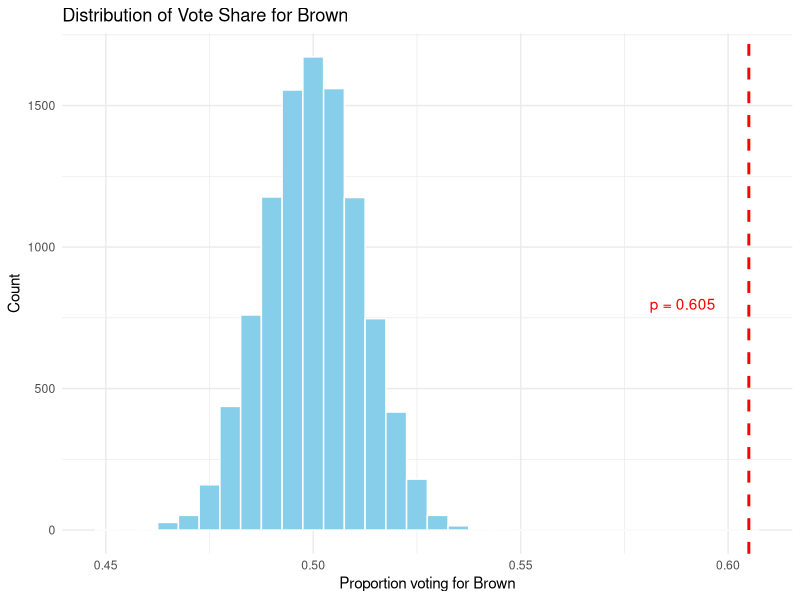
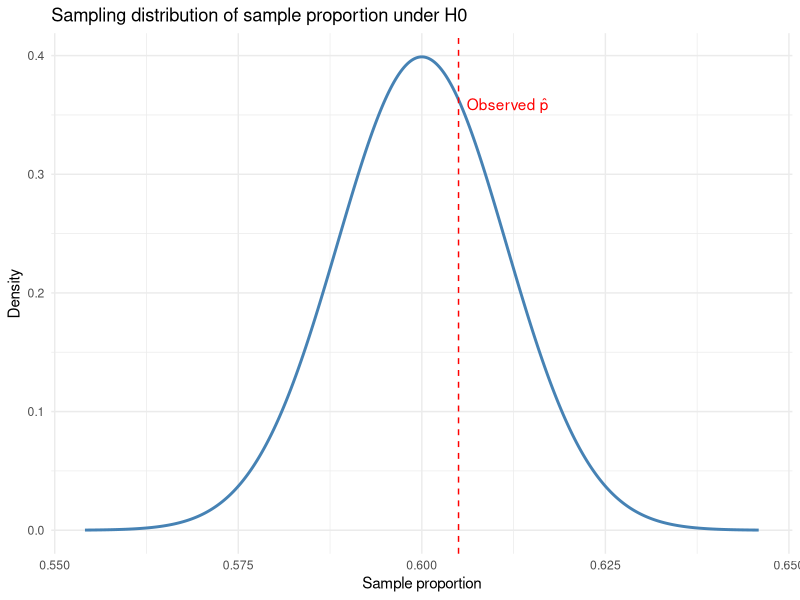
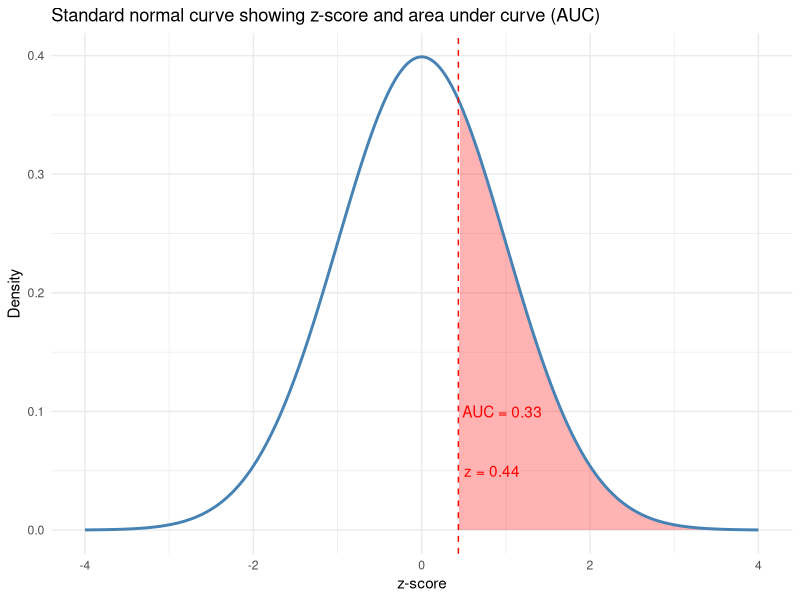

The R source for these figures, in order:
library(tidyverse)

# Sampling distributions and z-scores

set.seed(123) # reproducibility

# a tutorial on how to use ggplot:
# > https://r4ds.hadley.nz/data-visualize.html

#### how to simulate a test distribution, and compare it with an observed sample ####
# example 4.11 from the book

# Set parameters
n <- 1824       # number of voters
n_sim <- 10000  # number of simulated elections

# Simulate each election: number of votes for Brown
votes_Brown <- rbinom(n = n_sim, size = n, prob = 0.5)

# Compute proportion of votes for Brown
prop_Brown <- votes_Brown / n

# Basic summary
mean(prop_Brown)        # average vote share for Brown (should be close to 0.5)
sd(prop_Brown)          # standard deviation across simulations : sqrt(p*(1-p)/n) is an estimation (in practice we usually do not know the underlying pop's sd)

data <- data.frame(prop_Brown)

# Plot with ggplot2
ggplot(data, aes(x = prop_Brown)) +
  geom_histogram(binwidth = 0.005, fill = "skyblue", color = "white") +
  geom_vline(xintercept = 0.605, color = "red", linetype = "dashed", size = 1) +
  annotate("text", x = 0.605, y = 800, label = "p = 0.605", color = "red", hjust = 1.5) +
  labs(
    title = "Distribution of Vote Share for Brown",
    x = "Proportion voting for Brown",
    y = "Count"
  ) +
  theme_minimal()

# simpler version (how I would plot it quickly)
# ggplot(data, aes(x = prop_Brown)) +
#   geom_histogram(binwidth = 0.005, fill = "skyblue", color = "white") +
#   geom_vline(xintercept = 0.605, color = "red", linetype = "dashed", size = 1)


# calculation of a z-score:
p_hat <- 0.605 # observed probability in sample
p0 <- 0.5 # theoretical probability from population if votes are spread 50-50
n <- 1824 # sample size

# the formula is essentially an estimation of how big the deviation is:
# how many standard errors is the value observed from the mean
# this is using the formulas from the "Data Analysis for Public Policy Formulas.pdf" file
# (z score for one sample proportion), using se_0
z <- (p_hat - p0) / sqrt(p0 * (1 - p0) / n) # formula for proportion z-score

z

# probability to observe a value larger than z in a normal distribution 
1 - pnorm(z) # pnorm calculates the probability of a sample mean being smaller than the z-score, in a normal distribution
# when we start talking about tests, that would be the equivalent of a one-sided test

# >> this tells us that the population from which we sampled might be different from the one we simulated (mean = 0.5)

#### example (try to think how to do it yourself) ####
# ?> how would you visualize the likelihood of the population's sample mean to be 0.6 (if the observed sample is 0.6, with n = 1824)

p_hat <- 0.605 # observed probability in sample
p0 <- 0.6 # theoretical probability from population if votes are spread 60-40
n <- 1824 # pop size

z <- (p_hat - p0) / sqrt(p0 * (1 - p0) / n) # formula for proportion z-score

z

# probability to observe a value larger than z in a normal distribution 
1 - pnorm(z) # pnorm calculates the probability of a sample being smaller than the z-score, in a normal distribution

### here we visualize the example:

# approximate / simulate sampling distribution under H0
mean0 <- p0
sd0 <- sqrt(p0 * (1 - p0) / n) # could also use the sd of the pop, from the book, but it's usually not known

x <- seq(mean0 - 4*sd0, mean0 + 4*sd0, length.out = 400)
y <- dnorm(x, mean = mean0, sd = sd0)*sd0 # standardize output to have this and next plot on the same scale
df1 <- data.frame(x = x, y = y)

ggplot(df1, aes(x, y)) +
  geom_line(color = "steelblue", size = 1) +
  geom_vline(xintercept = p_hat, color = "red", linetype = "dashed") +
  annotate("text", x = p_hat, y = max(y)*0.9, label = "Observed p̂", color = "red", hjust = -0.1) +
  labs(
    title = "Sampling distribution of sample proportion under H0",
    x = "Sample proportion",
    y = "Density"
  ) +
  theme_minimal()

# >> it's likely the sample is taken from a population that has a proportion of voters around 0.6 for Brown

# how to represent z on that plot?

x2 <- seq(-4, 4, length.out = 400)
y2 <- dnorm(x2) # 
df2 <- data.frame(x2, y2)

ggplot(df2, aes(x2, y2)) +
  geom_area(data = subset(df2, x2 >= z), aes(x2, y2), fill = "red", alpha = 0.3) +
  geom_line(color = "steelblue", size = 1) +
  geom_vline(xintercept = z, color = "red", linetype = "dashed") +
  annotate("text", x = z, y = 0.05, label = paste0("z = ", round(z, 2)), color = "red", hjust = -0.1) +
  annotate("text", x = z, y = 0.10, label = paste0("AUC = ", round(1 - pnorm(z), 2)), color = "red", hjust = -0.05) +
  labs(
    title = "Standard normal curve showing z-score and area under curve (AUC)",
    x = "z-score",
    y = "Density"
  ) +
  theme_minimal()

# simpler version (how I would plot it quickly)
# ggplot(df2, aes(x = x2, y = y2)) +
#   geom_area(data = subset(df2, x2 >= z), aes(x = x2, y = y2), fill = "red", alpha = 0.3) +
#   geom_line(color = "steelblue", size = 1) + # geom_point could also do the job
#   geom_vline(xintercept = z, color = "red", linetype = "dashed")
